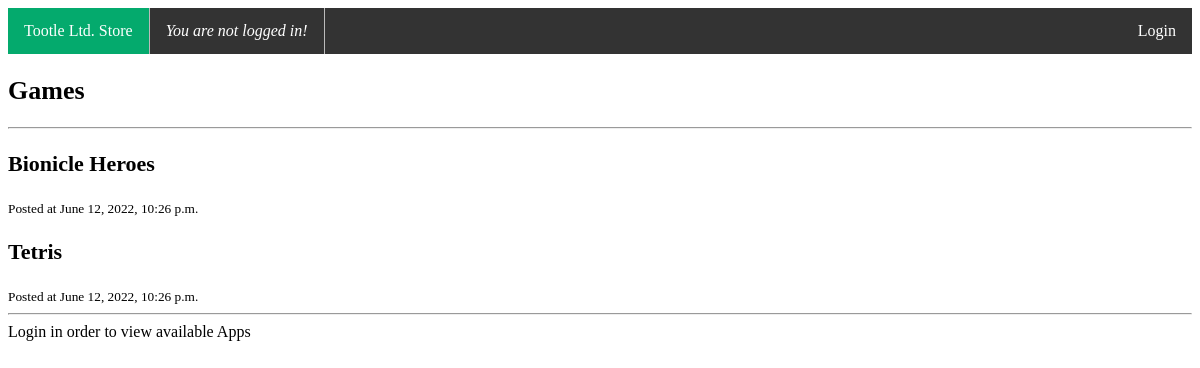
The page / on the database its author committed.
### news/models.py (models this page shows, shortened)
class Game(models.Model):
    id = models.AutoField(primary_key=True)
    title = models.CharField(max_length=255)
    body = models.TextField()
    date_added = models.DateTimeField(auto_now_add=True)
    class Meta:
        ordering = ['-date_added']

### news/views.py (the view, shortened to what this page needs)
# urls.py: 2. Add a URL to urlpatterns:  path('', views.home, name='home')
def home(request):
    if request.user.is_authenticated:
        if request.user.is_publisher or request.user.is_user:
            user = SiteUser.objects.get(id=request.user.id)
            return render(request, 'home.html', {'games': Game.objects.all(), 'apps': App.objects.all()})
    return render(request, 'home.html', {'games': Game.objects.all(), 'apps': App.objects.all()})

### news/templates/home.html (shortened to what this page needs)
{% extends 'base.html' %}
{% block content %}
    <h2 style="font-size: 26px"> Games
    </h2>
    <hr/>
    {% for game in games %}
        <div class='post block'>
            <h3 style="font-size: 22px">{{ game.title }} </h3>
            <small>Posted at {{ game.date_added }}</small>
        </div>
    {% endfor %}
    {% if user.is_authenticated %}
    <h2 style="font-size: 26px"> Apps
        {% if user.is_publisher %}
        <a href="add_app" <i>[add]</i></a>{% endif %}
    </h2>
    <hr/>
    {% for app in apps %}
        <div class='post block'>
            <h3 style="font-size: 22px">{{ app.title }} </h3>
                {% if user.is_publisher %}
                <a href="app/{{ app.get_id }}" <i>[edit]</i></a>
                {% endif %}
                {% if user.is_user %}
                <a href="https://{{ app.body }}" <i>[download]</i></a></h3>{% endif %}
            <small>Posted at {{ app.date_added }}</small>
        </div>
    {% endfor %}
    {% else %}
    <hr/>
    Login in order to view available Apps
    {% endif %}
{% endblock %}

### rows shown on the page
Game: title "Bionicle Heroes", date_added "June 12, 2022, 10:26 p.m."
Game: title "Tetris", date_added "June 12, 2022, 10:26 p.m."
